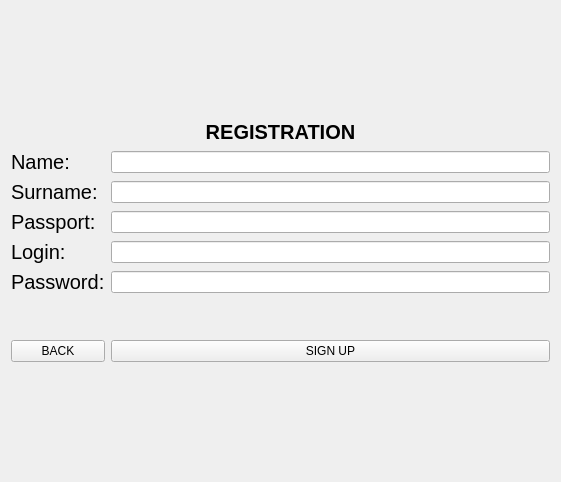
<?xml version="1.0" encoding="UTF-8"?>
<ui version="4.0">
 <class>Form</class>
 <widget class="QWidget" name="Form">
  <property name="geometry">
   <rect>
    <x>0</x>
    <y>0</y>
    <width>561</width>
    <height>482</height>
   </rect>
  </property>
  <property name="windowTitle">
   <string>Form</string>
  </property>
  <layout class="QGridLayout" name="gridLayout_3">
   <item row="1" column="0">
    <layout class="QGridLayout" name="gridLayout_2">
     <item row="3" column="0">
      <widget class="QLabel" name="label_passport">
       <property name="font">
        <font>
         <pointsize>15</pointsize>
        </font>
       </property>
       <property name="text">
        <string>Passport:</string>
       </property>
      </widget>
     </item>
     <item row="7" column="1">
      <widget class="QPushButton" name="sign_up_button">
       <property name="enabled">
        <bool>true</bool>
       </property>
       <property name="font">
        <font>
         <kerning>true</kerning>
        </font>
       </property>
       <property name="text">
        <string>SIGN UP</string>
       </property>
      </widget>
     </item>
     <item row="3" column="1">
      <widget class="QLineEdit" name="line_passport"/>
     </item>
     <item row="5" column="0">
      <widget class="QLabel" name="label_password">
       <property name="font">
        <font>
         <pointsize>15</pointsize>
        </font>
       </property>
       <property name="text">
        <string>Password:</string>
       </property>
      </widget>
     </item>
     <item row="2" column="1">
      <widget class="QLineEdit" name="line_surname"/>
     </item>
     <item row="5" column="1">
      <widget class="QLineEdit" name="line_password"/>
     </item>
     <item row="2" column="0">
      <widget class="QLabel" name="label_surname">
       <property name="font">
        <font>
         <pointsize>15</pointsize>
        </font>
       </property>
       <property name="text">
        <string>Surname:</string>
       </property>
      </widget>
     </item>
     <item row="4" column="0">
      <widget class="QLabel" name="label_login">
       <property name="font">
        <font>
         <pointsize>15</pointsize>
        </font>
       </property>
       <property name="text">
        <string>Login:</string>
       </property>
      </widget>
     </item>
     <item row="0" column="0" colspan="2">
      <widget class="QLabel" name="label">
       <property name="font">
        <font>
         <pointsize>15</pointsize>
         <weight>75</weight>
         <bold>true</bold>
        </font>
       </property>
       <property name="focusPolicy">
        <enum>Qt::NoFocus</enum>
       </property>
       <property name="text">
        <string>REGISTRATION</string>
       </property>
       <property name="alignment">
        <set>Qt::AlignCenter</set>
       </property>
      </widget>
     </item>
     <item row="4" column="1">
      <widget class="QLineEdit" name="line_login">
       <property name="placeholderText">
        <string/>
       </property>
      </widget>
     </item>
     <item row="1" column="0">
      <widget class="QLabel" name="label_name">
       <property name="font">
        <font>
         <pointsize>15</pointsize>
        </font>
       </property>
       <property name="text">
        <string>Name:</string>
       </property>
      </widget>
     </item>
     <item row="1" column="1">
      <widget class="QLineEdit" name="line_name">
       <property name="placeholderText">
        <string/>
       </property>
      </widget>
     </item>
     <item row="6" column="1">
      <spacer name="verticalSpacer">
       <property name="orientation">
        <enum>Qt::Vertical</enum>
       </property>
       <property name="sizeHint" stdset="0">
        <size>
         <width>20</width>
         <height>40</height>
        </size>
       </property>
      </spacer>
     </item>
     <item row="7" column="0">
      <widget class="QPushButton" name="backButton">
       <property name="text">
        <string>BACK</string>
       </property>
      </widget>
     </item>
    </layout>
   </item>
   <item row="0" column="0">
    <spacer name="verticalSpacer_2">
     <property name="orientation">
      <enum>Qt::Vertical</enum>
     </property>
     <property name="sizeHint" stdset="0">
      <size>
       <width>20</width>
       <height>40</height>
      </size>
     </property>
    </spacer>
   </item>
   <item row="2" column="0">
    <spacer name="verticalSpacer_3">
     <property name="orientation">
      <enum>Qt::Vertical</enum>
     </property>
     <property name="sizeHint" stdset="0">
      <size>
       <width>20</width>
       <height>40</height>
      </size>
     </property>
    </spacer>
   </item>
  </layout>
 </widget>
 <tabstops>
  <tabstop>line_name</tabstop>
  <tabstop>line_surname</tabstop>
  <tabstop>line_passport</tabstop>
  <tabstop>line_login</tabstop>
  <tabstop>line_password</tabstop>
  <tabstop>sign_up_button</tabstop>
 </tabstops>
 <resources/>
 <connections/>
</ui>
